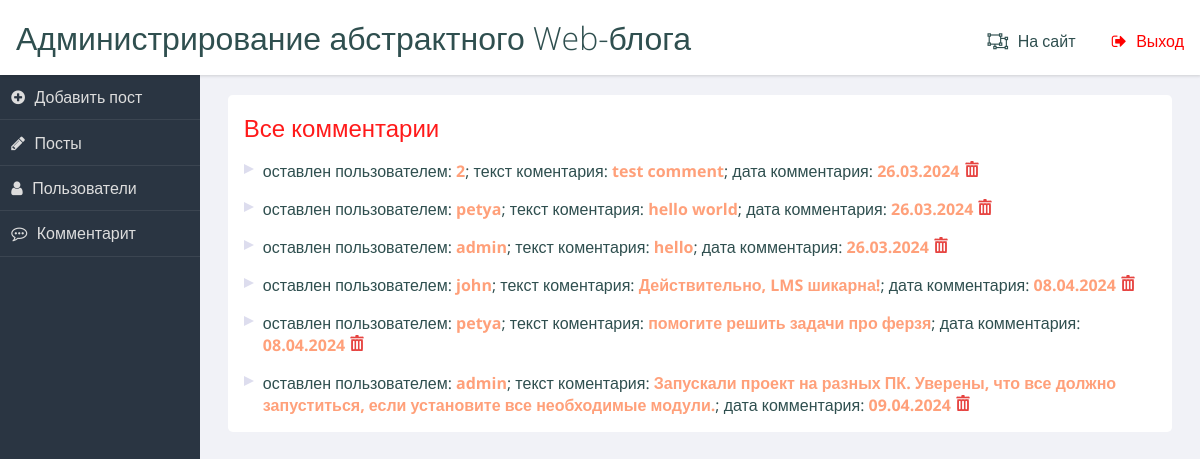
/admin/comments (signed in), run on the app's committed database.
### data/comments.py (models this page shows)
class Comment(SqlAlchemyBase):
    __tablename__ = 'comments'
    id = sqlalchemy.Column(sqlalchemy.Integer, primary_key=True, autoincrement=True)
    post_id = sqlalchemy.Column(sqlalchemy.Integer, nullable=False)
    user_id = sqlalchemy.Column(sqlalchemy.Integer, nullable=False)
    text = sqlalchemy.Column(sqlalchemy.String, nullable=False)
    date = sqlalchemy.Column(sqlalchemy.String, nullable=False)

### main.py (the view)
@app.route('/admin/comments')
def admin_comments():
    if session and session['role'] == 'admin':
        con = db_session.create_session()
        return render_template('admin_comments.html',
                               comments=con.query(Comment).all()
                               )
    else:
        return redirect(url_for('login'))

### data/db_session.py (called while the page is built)
def create_session() -> Session:
    global __factory
    return __factory()

### Templates/admin_comments.html
{% extends 'admin_base.html' %}
{% block content %}
<section class="panel important">
    <h2>Все комментарии</h2>
    {% for comment in comments %}
    <ul>
        <li>оставлен пользователем: <b>{{ comment.user_id }}</b>; текст
            коментария: <b>{{ comment.text }}</b>;
            дата комментария: <b>{{ comment.date }}</b>
            <a href="/admin/del_comment/{{ comment.id }}"><img
                    src="{{ url_for('static', filename='img/del.png') }}"></a>
        </li>
    </ul>
    {% endfor %}
</section>
{% endblock %}

### Templates/admin_base.html (shortened to what this page needs)
<!DOCTYPE html>
<html lang="ru">
<head>
    <link rel="stylesheet"
          href="{{ url_for('static', filename='css/font-awesome.min.css') }}">
    <link rel="stylesheet"
          href="{{ url_for('static', filename='css/admin_style.css') }}">
</head>
<body>
<header role="banner">
    <h1>Администрирование абстрактного Web-блога</h1>
    <ul class="utilities">
        <br>
        <li class="home"><a href="/">На сайт</a></li>
        <li class="logout warn"><a href="/logout">Выход</a></li>
    </ul>
</header>
<nav role='navigation'>
    <ul class="main">
        <li class="write"><a href="/admin">Добавить пост</a></li>
        <li class="edit"><a href="/admin/posts">Посты</a></li>
        <li class="users"><a href="/admin/users">Пользователи</a></li>
        <li class="comments"><a href="/admin/comments">Комментарит</a></li>
    </ul>
</nav>
<main role="main">
    {% block content %}
    {% endblock %}
</main>
</body>
</html>

### static/css/admin_style.css (style rules this page uses)
html { box-sizing: border-box; }
*, *:before, *:after { box-sizing: inherit; }
body { background: #f1f2f7; font-family: "Open Sans", arial, sans-serif; color: darkslategray; }
.warn { color: red; }
header[role="banner"] { background: white; box-shadow: 1px 1px 3px rgba(0, 0, 0, 0.15); }
header[role="banner"] h1 { margin: 0; font-weight: 300; padding: 1rem; }
header[role="banner"] .utilities { width: 100%; background: slategray; color: #ddd; }
header[role="banner"] .utilities li { border-bottom: solid 1px rgba(255, 255, 255, 0.2); }
header[role="banner"] .utilities li a { padding: 0.7em; display: block; }
.utilities a:before { content: "\f248"; font-family: FontAwesome; padding-right: 0.6em; }
.logout a:before { content: ""; }
.users a:before { content: ""; }
nav[role="navigation"] { background: #2a3542; color: #ddd; }
nav[role="navigation"] li { border-bottom: 1px solid rgba(255, 255, 255, 0.08); }
nav[role="navigation"] li a { color: #ddd; text-decoration: none; display: block; padding: 0.7em; }
nav[role="navigation"] li a:before { content: "\f248"; font-family: FontAwesome; padding-right: 0.6em; }
nav[role="navigation"] .write a:before { content: ""; }
nav[role="navigation"] .edit a:before { content: ""; }
nav[role="navigation"] .comments a:before { content: ""; }
nav[role="navigation"] .users a:before { content: ""; }
.panel { background-color: white; color: darkslategray; -webkit-border-radius: 0.3rem; -moz-border-radius: 0.3rem; -ms-border-radius: 0.3rem; border-radius: 0.3rem; margin: 1%; }
.panel > h2, .panel > ul { margin: 1rem; }
a { text-decoration: none; color: inherit; }
h2, h3, h4 { font-weight: 300; margin: 0; }
h2 { color: #ff1a1a; }
b { color: lightsalmon; }
ul, li { list-style-type: none; margin: 0; padding: 0; }
main li { position: relative; padding-left: 1.2em; margin: 0.5em 0; }
main li:before { content: ""; position: absolute; width: 0; height: 0; left: 0; top: 0.3em; border-left: solid 10px #dde; border-top: solid 5px transparent; border-bottom: solid 5px transparent; }
@media screen and (min-width: 600px) { html, body { height: 100%; } }
@media screen and (min-width: 600px) { header[role="banner"] { position: fixed; top: 0; left: 0; width: 100%; z-index: 99; height: 75px; } }
@media screen and (min-width: 600px) { header[role="banner"] .utilities { position: absolute; top: 0; right: 0; background: transparent; color: darkslategray; width: auto; } }
@media screen and (min-width: 600px) { header[role="banner"] .utilities li { display: inline-block; } }
@media screen and (min-width: 600px) { header[role="banner"] .utilities li a { padding: 0.5em 1em; } }
@media screen and (min-width: 600px) { nav[role="navigation"] { position: fixed; width: 200px; top: 75px; bottom: 0px; left: 0px; } }
@media screen and (min-width: 600px) { main[role="main"] { margin: 75px 0 40px 200px; } }
@media screen and (min-width: 600px) { main[role="main"]:after { content: ""; display: table; clear: both; } }
@media screen and (min-width: 600px) { .panel { margin: 2% 0 0 2%; float: left; width: 96%; } }
@media screen and (min-width: 600px) { .panel:after { content: ""; display: table; clear: both; } }
@media screen and (min-width: 900px) { .panel { width: 47%; clear: none; } }
@media screen and (min-width: 900px) { .panel.important { width: 96%; } }

### data on the page
Comment: user_id "2", text "test comment", date "26.03.2024"
Comment: user_id "petya", text "hello world", date "26.03.2024"
Comment: user_id "admin", text "hello", date "26.03.2024"
Comment: user_id "john", text "Действительно, LMS шикарна!", date "08.04.2024"
Comment: user_id "petya", text "помогите решить задачи про ферзя", date "08.04.2024"
Comment: user_id "admin", text "Запускали проект на разных ПК. Уверены, что все должно запуститься, если установите все необходимые модули.", date "09.04.2024"
